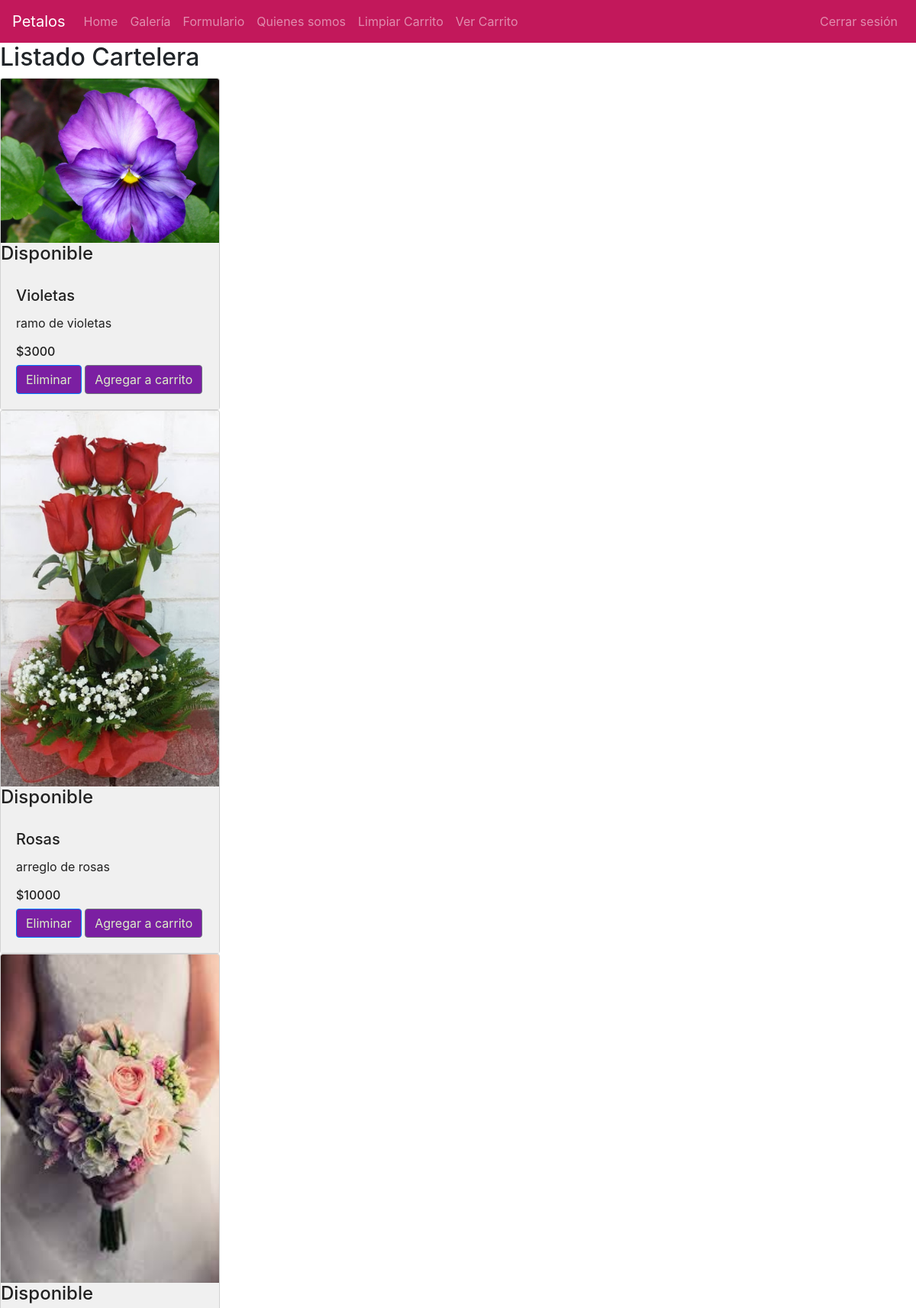
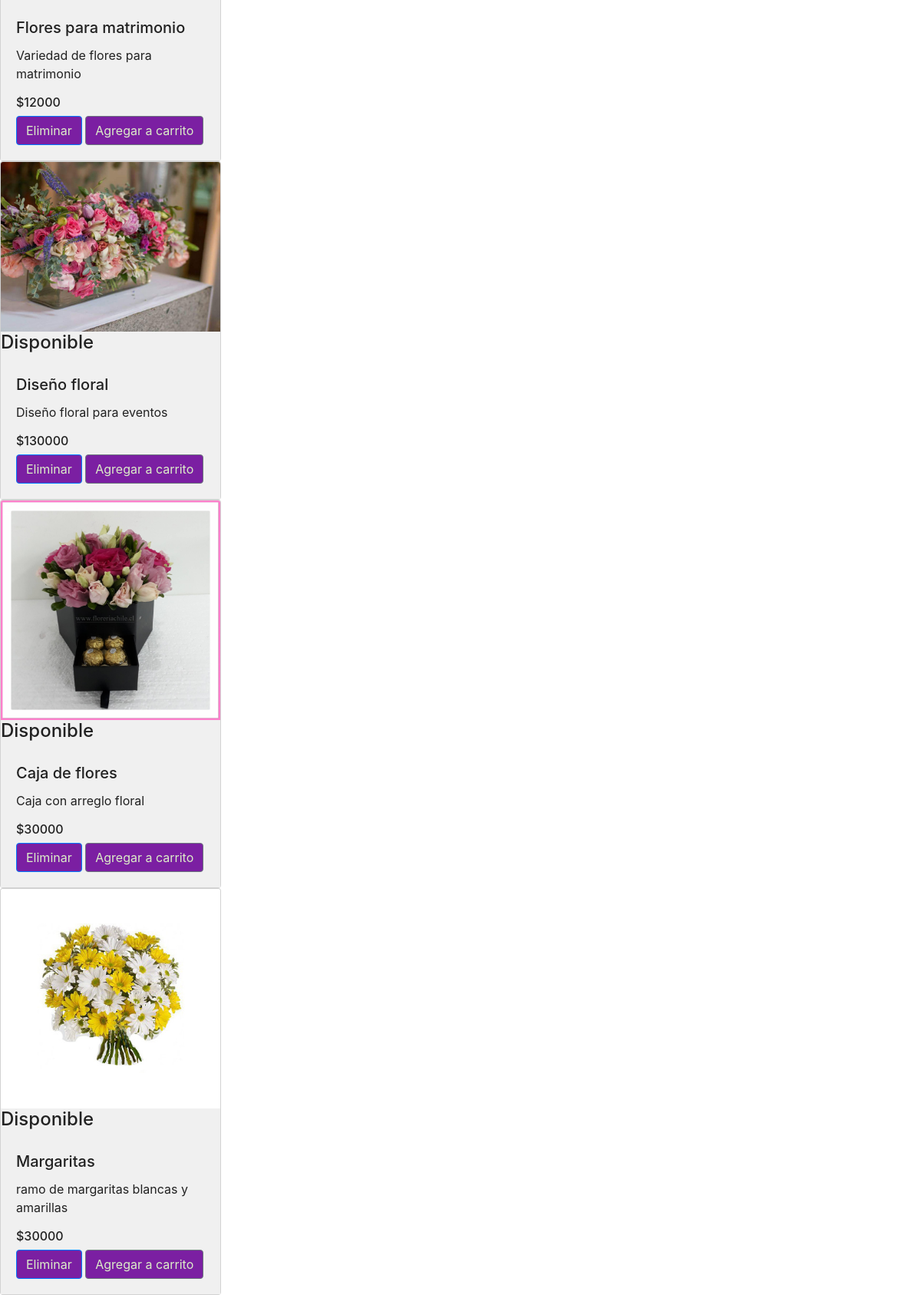
Page /galeria/ (signed in, upper part) on the committed database (2 pictures, top to bottom).
### floreria/models.py (models this page shows, shortened)
class Flores(models.Model):
    name=models.CharField(max_length=45, primary_key=True)
    precio=models.IntegerField()
    descripcion=models.TextField()
    estado=models.BooleanField()
    stock=models.IntegerField()
    imagen=models.ImageField(upload_to='flores',null=True)
    Categoria=models.ForeignKey(Categoria,on_delete=models.CASCADE)

### floreria/views.py (the view)
# urls.py: path('galeria/',gale,name='GAL'),
@login_required(login_url='/login/')
def gale(request):
    flor=Flores.objects.all()#select * from Peliculas
    return render(request,'core/galeria.html',{'lista':flor})

### floreria/templates/core/galeria.html (shortened to what this page needs)
{% extends "core/base.html" %}
{% load static %}
{% block contenido %}
        <h2>Listado Cartelera</h2>
        {% for p in lista %}
            <div class="row">
                <div class="col-lg-4">
                    <div class="card" style="width: 18rem;">
                    <img src="{{p.imagen.url}}" class="card-img-top">
                        {% if p.estado == True %}
                            <h4> Disponible </h4>
                        {% else %}
                            <h4> No Disponible </h4>
                        {% endif %}
                        <div class="card-body" style="background-color: rgb(240, 240, 240)">
                            <h5 class="card-title">{{p.name}}</h5>
                            <p class="card-text">{{p.descripcion}}</p>
                            <h6 class="card-text">${{p.precio}}</h6>
                            <a href="{% url 'ELIMINA' p.name %}" class="btn btn-primary">Eliminar</a>
                            <a href="{% url 'AGREGAR' p.name %}" class="btn btn-secondary">Agregar a carrito</a>
                        </div>
                    </div>
                </div>
            </div>
        {% endfor %}
{% endblock contenido %}

### floreria/templates/core/base.html (shortened to what this page needs)
<!DOCTYPE html>
<html lang="en">
{% load static %}
<head>
    {% load pwa %}
    <link rel="stylesheet" href="{% static 'bootstrap/css/bootstrap.min.css' %}">
    <link href="{% static 'css/estilo.css' %}" type="text/css" rel="stylesheet">
</head>
<body>
    <header>
            <div>
                <nav class="navbar navbar-expand-lg navbar-dark" style="background-color: #C2185B;">
                <a class="navbar-brand" style="color: #FFFFFF">Petalos</a>
                    <div class="collapse navbar-collapse" id="navbarSupportedContent">
                        <ul class="navbar-nav mr-auto">
                            <li class="nav-item">
                                <a class="nav-link" href="{% url 'IND' %}">Home <span class="sr-only">(current)</span></a>
                            </li>
                            <li class="nav-item">
                                <a class="nav-link" href="{% url 'GAL' %}">Galería <span class="sr-only">(current)</span></a>
                            </li>
                            <li class="nav-item">
                                <a class="nav-link" href="{% url 'FORMU' %}">Formulario <span class="sr-only">(current)</span></a>
                            </li>
                            <li class="nav-item">
                                <a class="nav-link" href="{% url 'QUIEN' %}">Quienes somos <span class="sr-only">(current)</span></a>
                            </li>
                            <li class="nav-item">
                                <a class="nav-link" href="#">Limpiar Carrito <span class="sr-only">(current)</span></a>
                            </li>
                            <li class="nav-item">
                                <a class="nav-link" href="#">Ver Carrito <span class="sr-only">(current)</span></a>
                            </li>
                        </ul>
                        <form class="form-inline my-2 my-lg-0">
                            <ul class="navbar-nav mr-auto">
                                <li class="nav-item">
                                    <a class="nav-link" href="{% url 'CERRARSESION' %}">Cerrar sesión <span class="sr-only">(current)</span></a>
                                </li>
                            </ul>
                        </form>
                    </div>
                </nav>
            </div>
    </header>
    <section>
        {% block contenido %}
        {% endblock contenido %}
    </section>
</body>
</html>

### floreria/static/css/estilo.css (style rules this page uses)
.navbar-dark { background-color: #7B1FA2; }
.btn { background-color: #7B1FA2; color: #DCEDC8; }
.col-lg-4 div { background-color: rgb(240, 240, 240); color: #212121; }

### rows in the picture
Flores: imagen (picture), estado "Disponible", name "Violetas", descripcion "ramo de violetas", precio "3000"
Flores: imagen (picture), estado "Disponible", name "Rosas", descripcion "arreglo de rosas", precio "10000"
Flores: imagen (picture), estado "Disponible", name "Flores para matrimonio", descripcion "Variedad de flores para matrimonio", precio "12000"
Flores: imagen (picture), estado "Disponible", name "Diseño floral", descripcion "Diseño floral para eventos", precio "130000"
Flores: imagen (picture), estado "Disponible", name "Caja de flores", descripcion "Caja con arreglo floral", precio "30000"
Flores: imagen (picture), estado "Disponible", name "Margaritas", descripcion "ramo de margaritas blancas y amarillas", precio "30000"
